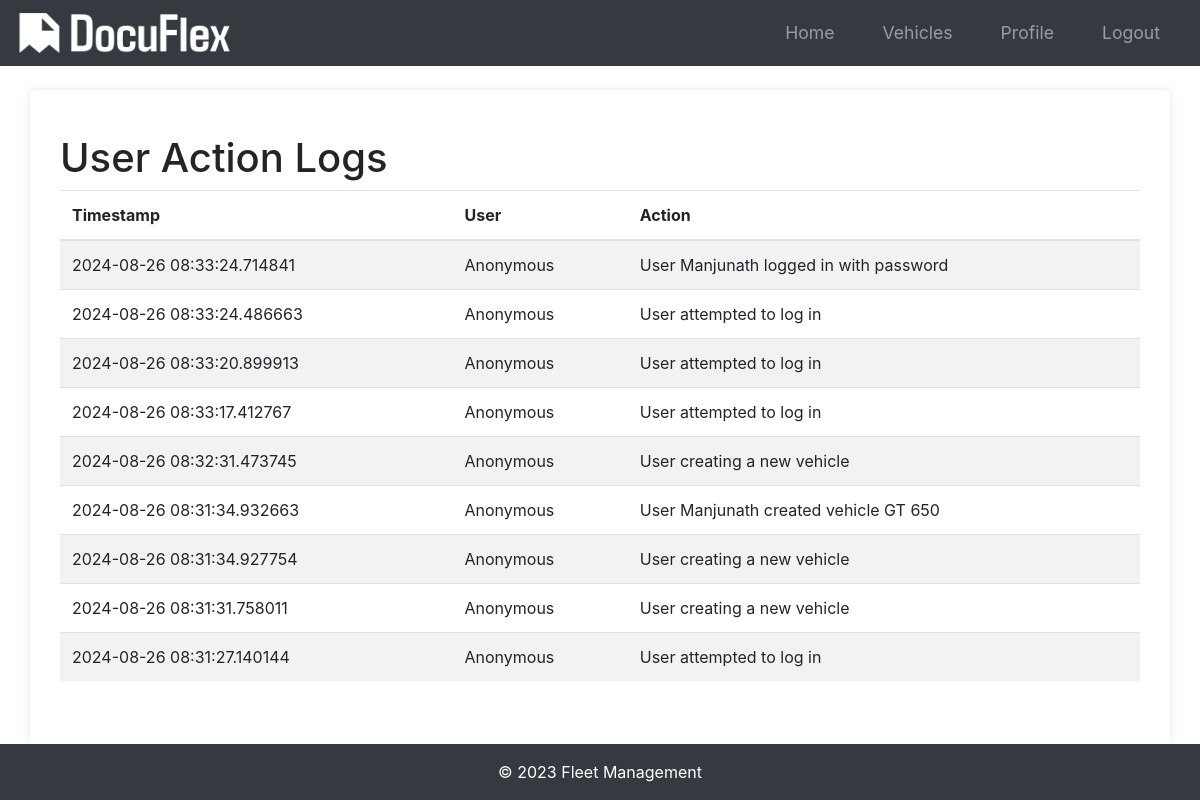
The page /logs (signed in) on the database as committed earlier.
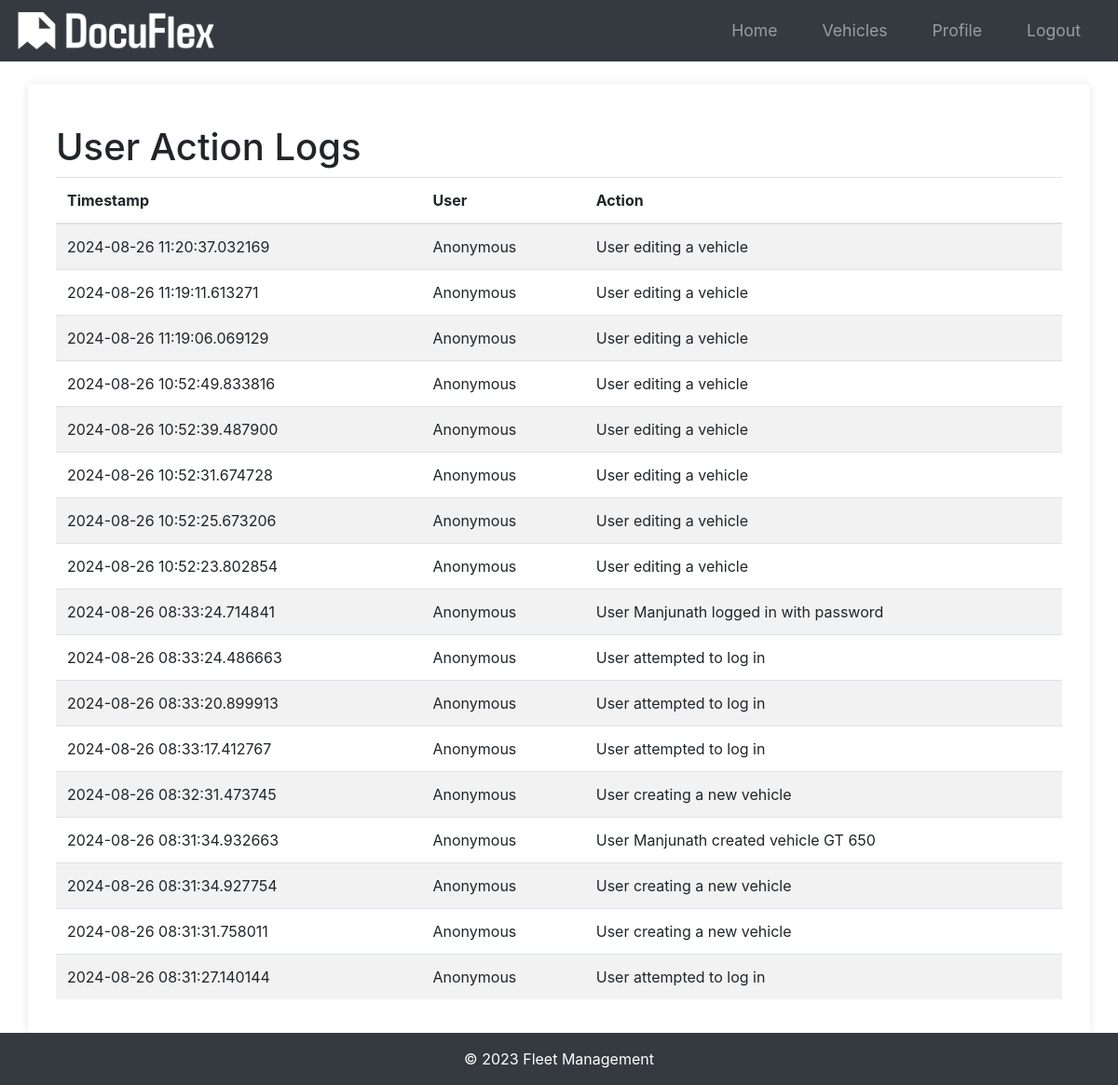
The same page on the database as committed later.
### app/models.py (models this page shows, shortened)
class Log(db.Model):
    id = db.Column(db.Integer, primary_key=True)
    user_id = db.Column(db.Integer, db.ForeignKey("user.id"), nullable=True)
    action = db.Column(db.String(255), nullable=False)
    timestamp = db.Column(db.DateTime, default=datetime.utcnow, nullable=False)

### app/routes.py (the view)
@main.route("/logs")
@login_required  # Ensure only logged-in users can see this
def view_logs():
    logs = Log.query.order_by(Log.timestamp.desc()).all()
    return render_template("view_logs.html", logs=logs)

### app/__init__.py (called while the page is built)
def create_app(config_class=Config):
    app = Flask(__name__)
    app.config.from_object(config_class)
    db.init_app(app)
    bcrypt.init_app(app)
    login_manager.init_app(app)
    mail.init_app(app)
    migrate.init_app(app, db)
    login_manager.login_view = "main.login"
    login_manager.login_message_category = "info"
    from app.models import User
    @login_manager.user_loader
    def load_user(user_id):
        return User.query.get(int(user_id))
    from app.routes import main as main_blueprint
    app.register_blueprint(main_blueprint)
    scheduler = BackgroundScheduler()
    scheduler.add_job(check_document_expirations, "interval", hours=24)
    scheduler.start()
    return app

### app/templates/view_logs.html (shortened to what this page needs)
{% extends "base.html" %}
{% block content %}
<div class="container">
    <h1 class="mt-4">User Action Logs</h1>
    <table class="table table-striped">
        <thead>
            <tr>
                <th scope="col">Timestamp</th>
                <th scope="col">User</th>
                <th scope="col">Action</th>
            </tr>
        </thead>
        <tbody>
            {% for log in logs %}
            <tr>
                <td>{{ log.timestamp }}</td>
                <td>{{ log.user.username if log.user else "Anonymous" }}</td>
                <td>{{ log.action }}</td>
            </tr>
            {% endfor %}
        </tbody>
    </table>
</div>
{% endblock %}

### app/templates/base.html (shortened to what this page needs)
<!DOCTYPE html>
<html lang="en">
<head>
    <link rel="stylesheet" href="{{ url_for('static', filename='styles.css') }}">
    <link rel="stylesheet" href="https://stackpath.bootstrapcdn.com/bootstrap/4.5.2/css/bootstrap.min.css">
    <link rel="stylesheet" href="https://cdnjs.cloudflare.com/ajax/libs/font-awesome/5.15.3/css/all.min.css">
</head>
<body>
    <nav class="navbar navbar-expand-lg navbar-dark bg-dark">
        <a class="navbar-brand" href="{{ url_for('main.index') }}">
            <img src="{{ url_for('static', filename='img/logo.png') }}" alt="Fleet Management Logo">
        </a>
        <div class="collapse navbar-collapse" id="navbarNav">
            <ul class="navbar-nav ml-auto">
                {% if current_user.is_authenticated %}
                    <li class="nav-item">
                        <a class="nav-link" href="{{ url_for('main.home') }}">Home</a>
                    </li>
                    <li class="nav-item">
                        <a class="nav-link" href="{{ url_for('main.list_vehicles') }}">Vehicles</a>
                    </li>
                    <li class="nav-item">
                        <a class="nav-link" href="{{ url_for('main.profile') }}">Profile</a>
                    </li>
                    <li class="nav-item">
                        <a class="nav-link" href="{{ url_for('main.logout') }}">Logout</a>
                    </li>
                {% endif %}
            </ul>
        </div>
    </nav>
    <main class="main-content container mt-4">
        {% block content %}{% endblock %}
    </main>
    <footer class="footer mt-auto py-3 bg-dark">
        <div class="container text-center text-white">
            <span>&copy; 2023 Fleet Management</span>
        </div>
    </footer>
</body>
</html>

### app/static/styles.css (style rules this page uses)
body { font-family: Arial, sans-serif; margin: 0; padding: 0; background-color: #f4f4f4; }
.container { width: 80%; margin: 0 auto; }
nav ul { list-style-type: none; padding: 0; }
nav ul li { display: inline; margin: 0 15px; }
nav ul li a { color: #fff; text-decoration: none; font-size: 1.1em; }
main { padding: 20px; background-color: #fff; border-radius: 5px; box-shadow: 0 0 10px rgba(0,0,0,0.1); }
body { font-family: Arial, sans-serif; margin: 0; padding: 0; }
nav ul { list-style: none; padding: 0; }
nav ul li { display: inline; margin: 0 1rem; }
nav ul li a { color: #fff; text-decoration: none; }

### app/templates/base.html (style rules this page uses)
html, body { height: 100%; margin: 0; display: flex; flex-direction: column; }
.container { flex: 1; }
.footer { background-color: #343a40; color: white; }
.main-content { flex: 1; }
.navbar-brand img { height: 40px; width: auto; }

Rows that differ between the two databases and show on the page:
added Log: timestamp "2024-08-26 11:20:37.032169", user "Anonymous", action "User editing a vehicle"
added Log: timestamp "2024-08-26 11:19:11.613271", user "Anonymous", action "User editing a vehicle"
added Log: timestamp "2024-08-26 11:19:06.069129", user "Anonymous", action "User editing a vehicle"
added Log: timestamp "2024-08-26 10:52:49.833816", user "Anonymous", action "User editing a vehicle"
added Log: timestamp "2024-08-26 10:52:39.487900", user "Anonymous", action "User editing a vehicle"
added Log: timestamp "2024-08-26 10:52:31.674728", user "Anonymous", action "User editing a vehicle"
added Log: timestamp "2024-08-26 10:52:25.673206", user "Anonymous", action "User editing a vehicle"
added Log: timestamp "2024-08-26 10:52:23.802854", user "Anonymous", action "User editing a vehicle"
